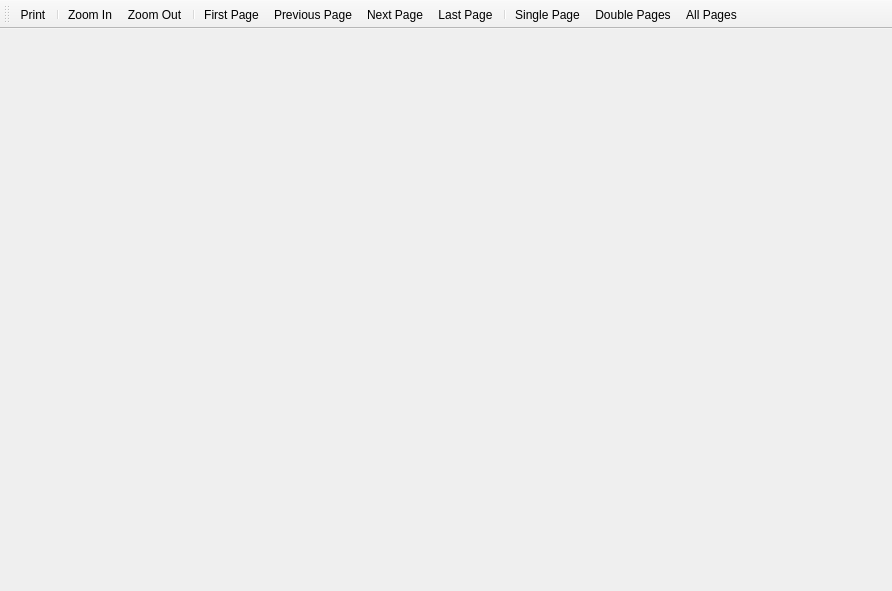
<?xml version="1.0" encoding="UTF-8"?>
<ui version="4.0">
 <class>ReportPreview</class>
 <widget class="QMainWindow" name="ReportPreview">
  <property name="geometry">
   <rect>
    <x>0</x>
    <y>0</y>
    <width>892</width>
    <height>591</height>
   </rect>
  </property>
  <property name="windowTitle">
   <string>Print Preview</string>
  </property>
  <property name="windowIcon">
   <iconset resource="../reportmaster/src/res.qrc">
    <normaloff>:/images/view-page-multi-32.png</normaloff>:/images/view-page-multi-32.png</iconset>
  </property>
  <widget class="QWidget" name="centralwidget">
   <layout class="QVBoxLayout" name="verticalLayout">
    <item>
     <widget class="QWidget" name="widget" native="true"/>
    </item>
   </layout>
  </widget>
  <widget class="QToolBar" name="toolBar">
   <property name="windowTitle">
    <string>toolBar</string>
   </property>
   <attribute name="toolBarArea">
    <enum>TopToolBarArea</enum>
   </attribute>
   <attribute name="toolBarBreak">
    <bool>false</bool>
   </attribute>
   <addaction name="actionPrint"/>
   <addaction name="separator"/>
   <addaction name="actionZoom_In"/>
   <addaction name="actionZoom_Out"/>
   <addaction name="separator"/>
   <addaction name="actionFirst_Page"/>
   <addaction name="actionPrevious_Page"/>
   <addaction name="actionNext_Page"/>
   <addaction name="actionLast_Page"/>
   <addaction name="separator"/>
   <addaction name="actionSingle_Page"/>
   <addaction name="actionDouble_Pages"/>
   <addaction name="actionAll_Pages"/>
  </widget>
  <action name="actionPDF">
   <property name="text">
    <string>PDF</string>
   </property>
  </action>
  <action name="actionHTML">
   <property name="text">
    <string>HTML</string>
   </property>
  </action>
  <action name="actionExcel">
   <property name="text">
    <string>Excel</string>
   </property>
  </action>
  <action name="actionPrint_Preview">
   <property name="text">
    <string>Print Preview</string>
   </property>
  </action>
  <action name="actionPrint">
   <property name="icon">
    <iconset resource="../reportmaster/src/res.qrc">
     <normaloff>:/images/print-32.png</normaloff>:/images/print-32.png</iconset>
   </property>
   <property name="text">
    <string>Print</string>
   </property>
  </action>
  <action name="actionExit">
   <property name="text">
    <string>Exit</string>
   </property>
  </action>
  <action name="actionPage_Setup">
   <property name="icon">
    <iconset resource="../reportmaster/src/res.qrc">
     <normaloff>:/images/page-setup-32.png</normaloff>:/images/page-setup-32.png</iconset>
   </property>
   <property name="text">
    <string>Page Setup</string>
   </property>
  </action>
  <action name="actionFit_Width">
   <property name="icon">
    <iconset resource="../reportmaster/src/res.qrc">
     <normaloff>:/images/fit-width-32.png</normaloff>:/images/fit-width-32.png</iconset>
   </property>
   <property name="text">
    <string>Fit Width</string>
   </property>
  </action>
  <action name="actionFit_Page">
   <property name="icon">
    <iconset resource="../reportmaster/src/res.qrc">
     <normaloff>:/images/fit-page-32.png</normaloff>:/images/fit-page-32.png</iconset>
   </property>
   <property name="text">
    <string>Fit Page</string>
   </property>
  </action>
  <action name="actionZoom_In">
   <property name="icon">
    <iconset resource="../reportmaster/src/res.qrc">
     <normaloff>:/images/zoom-in-32.png</normaloff>:/images/zoom-in-32.png</iconset>
   </property>
   <property name="text">
    <string>Zoom In</string>
   </property>
  </action>
  <action name="actionZoom_Out">
   <property name="icon">
    <iconset resource="../reportmaster/src/res.qrc">
     <normaloff>:/images/zoom-out-32.png</normaloff>:/images/zoom-out-32.png</iconset>
   </property>
   <property name="text">
    <string>Zoom Out</string>
   </property>
  </action>
  <action name="actionPotrait_Mode">
   <property name="icon">
    <iconset resource="../reportmaster/src/res.qrc">
     <normaloff>:/images/layout-portrait-32.png</normaloff>:/images/layout-portrait-32.png</iconset>
   </property>
   <property name="text">
    <string>Potrait Mode</string>
   </property>
  </action>
  <action name="actionLandscape_Mode">
   <property name="icon">
    <iconset resource="../reportmaster/src/res.qrc">
     <normaloff>:/images/layout-landscape-32.png</normaloff>:/images/layout-landscape-32.png</iconset>
   </property>
   <property name="text">
    <string>Landscape Mode</string>
   </property>
  </action>
  <action name="actionFirst_Page">
   <property name="icon">
    <iconset resource="../reportmaster/src/res.qrc">
     <normaloff>:/images/go-first-32.png</normaloff>:/images/go-first-32.png</iconset>
   </property>
   <property name="text">
    <string>First Page</string>
   </property>
  </action>
  <action name="actionPrevious_Page">
   <property name="icon">
    <iconset resource="../reportmaster/src/res.qrc">
     <normaloff>:/images/go-previous-32.png</normaloff>:/images/go-previous-32.png</iconset>
   </property>
   <property name="text">
    <string>Previous Page</string>
   </property>
  </action>
  <action name="actionNext_Page">
   <property name="icon">
    <iconset resource="../reportmaster/src/res.qrc">
     <normaloff>:/images/go-next-32.png</normaloff>:/images/go-next-32.png</iconset>
   </property>
   <property name="text">
    <string>Next Page</string>
   </property>
  </action>
  <action name="actionLast_Page">
   <property name="icon">
    <iconset resource="../reportmaster/src/res.qrc">
     <normaloff>:/images/go-last-32.png</normaloff>:/images/go-last-32.png</iconset>
   </property>
   <property name="text">
    <string>Last Page</string>
   </property>
  </action>
  <action name="actionSingle_Page">
   <property name="icon">
    <iconset resource="../reportmaster/src/res.qrc">
     <normaloff>:/images/view-page-one-32.png</normaloff>:/images/view-page-one-32.png</iconset>
   </property>
   <property name="text">
    <string>Single Page</string>
   </property>
  </action>
  <action name="actionDouble_Pages">
   <property name="icon">
    <iconset resource="../reportmaster/src/res.qrc">
     <normaloff>:/images/view-page-sided-32.png</normaloff>:/images/view-page-sided-32.png</iconset>
   </property>
   <property name="text">
    <string>Double Pages</string>
   </property>
  </action>
  <action name="actionAll_Pages">
   <property name="icon">
    <iconset resource="../reportmaster/src/res.qrc">
     <normaloff>:/images/view-page-multi-32.png</normaloff>:/images/view-page-multi-32.png</iconset>
   </property>
   <property name="text">
    <string>All Pages</string>
   </property>
  </action>
  <action name="actionAbout_Report_Master">
   <property name="text">
    <string>About Report Master</string>
   </property>
  </action>
  <action name="actionAbout_Qt">
   <property name="icon">
    <iconset resource="../reportmaster/src/res.qrc">
     <normaloff>:/images/qtlogo-64.png</normaloff>:/images/qtlogo-64.png</iconset>
   </property>
   <property name="text">
    <string>About Qt</string>
   </property>
  </action>
  <action name="actionReload">
   <property name="text">
    <string>Reload</string>
   </property>
  </action>
  <action name="actionGenerate_Report_From_SQL">
   <property name="text">
    <string>Generate Report From SQL</string>
   </property>
  </action>
 </widget>
 <resources>
  <include location="../reportmaster/src/res.qrc"/>
 </resources>
 <connections/>
</ui>
